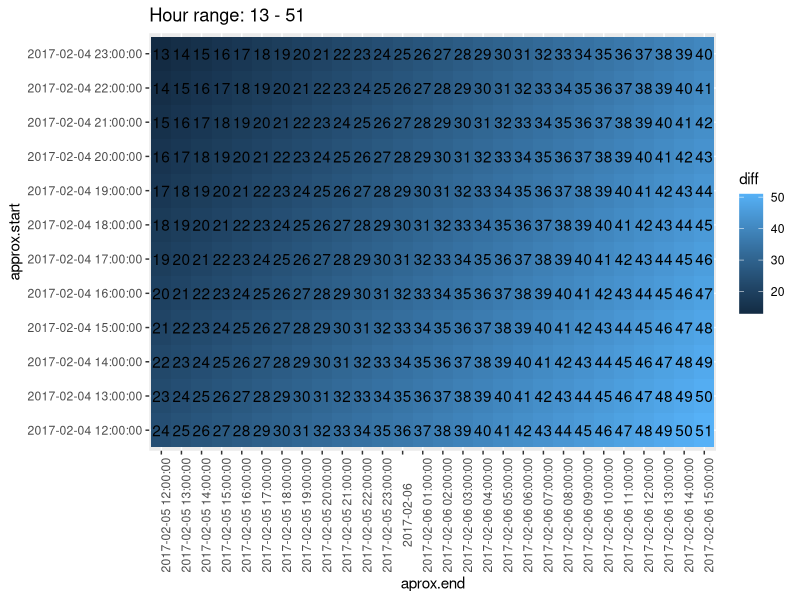

This chart was generated by the following R code:



approx.start = seq(as.POSIXct("04/02/2017 12:00", format = "%d/%m/%Y %H:%M"),
                   as.POSIXct("04/02/2017 23:00", format = "%d/%m/%Y %H:%M"), 60*60)

approx.end = seq(as.POSIXct("05/02/2017 12:00", format = "%d/%m/%Y %H:%M"),
                 as.POSIXct("06/02/2017 15:00", format = "%d/%m/%Y %H:%M"), 60*60)


temp = expand.grid(approx.start, approx.end)

colnames(temp) = c("approx.start", "aprox.end")

temp$diff = difftime(temp$aprox.end, temp$approx.start)

range(temp$diff)


temp$aprox.end = as.character(temp$aprox.end)

temp$approx.start = as.character(temp$approx.start)


library(ggplot2)


ggplot(temp, aes(x = aprox.end, y = approx.start)) + 
  geom_tile(aes(fill = diff)) +
  geom_text(aes(label = diff)) +
  ggtitle(paste("Hour range:", as.numeric(min(temp$diff)), 
                "-", as.numeric(max(temp$diff)))) +
  theme(axis.text.x = element_text(angle = 90)) 










